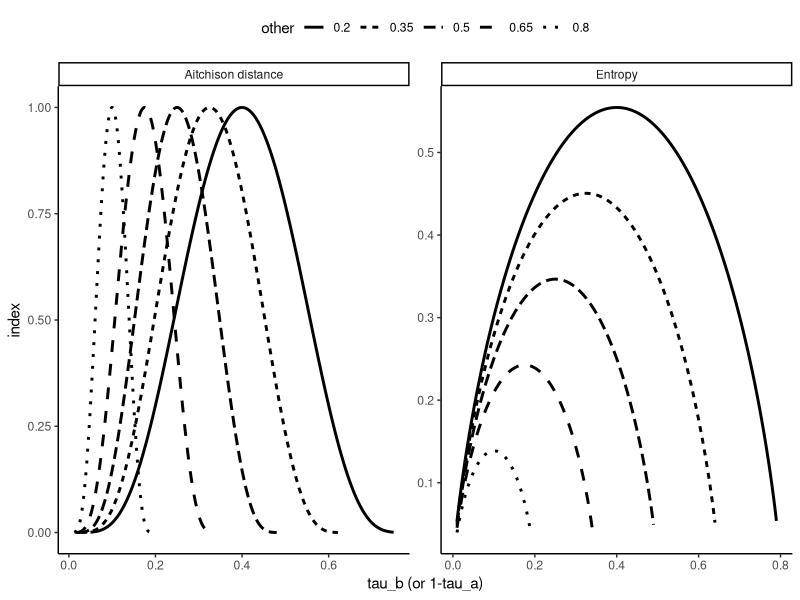
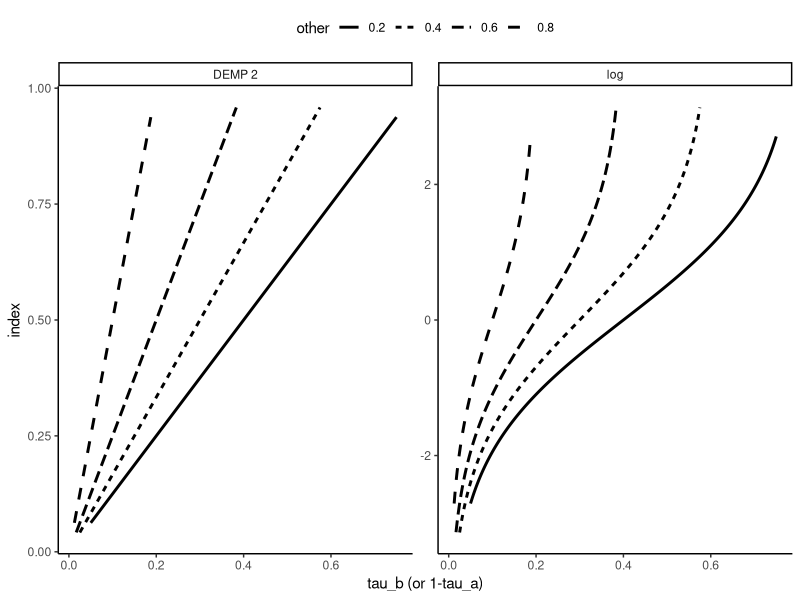
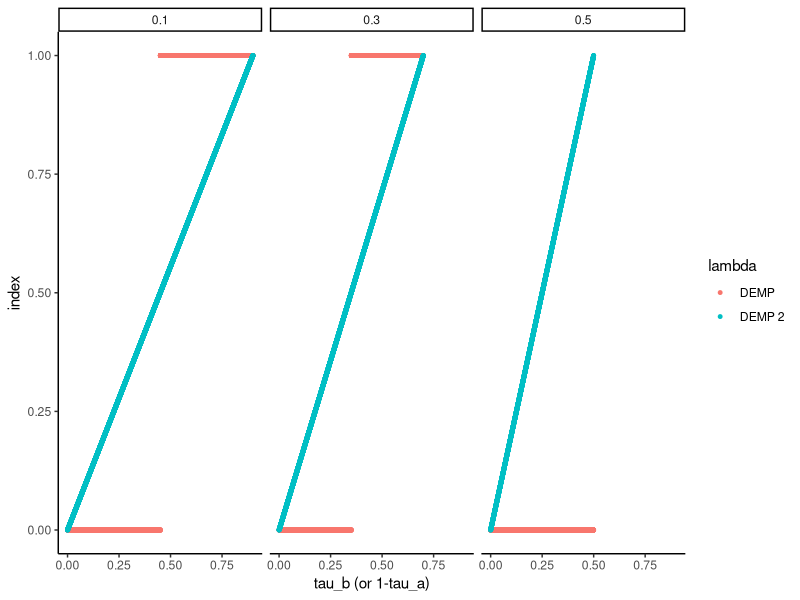
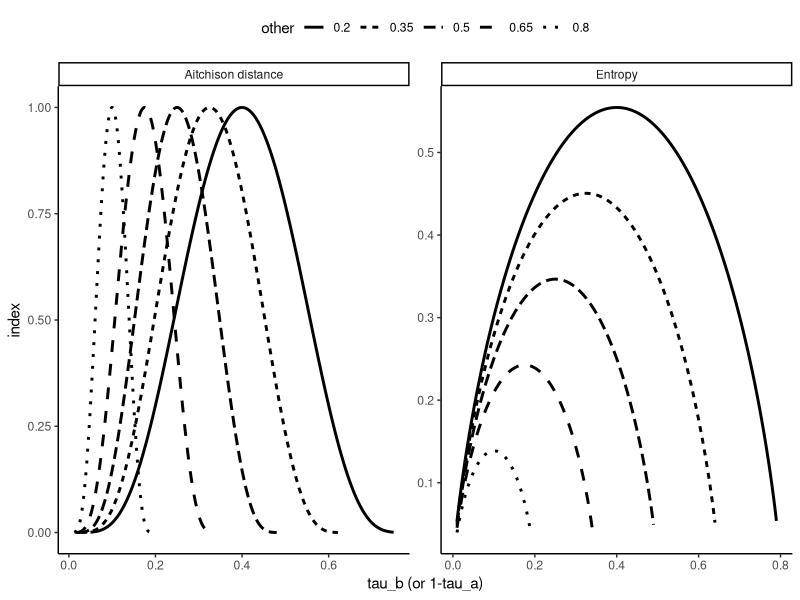
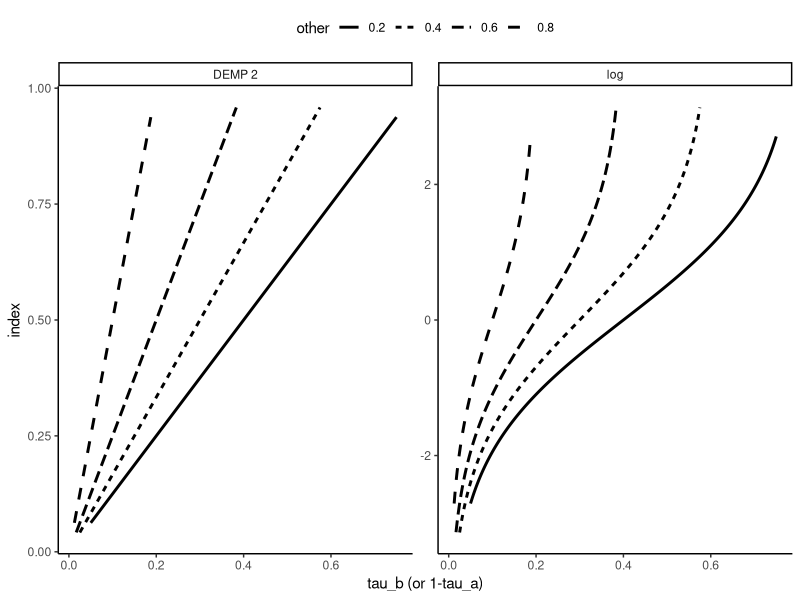

These charts were generated, in order, by the following R code:
library(dplyr)

library(ggplot2)
xlog = function(x) ifelse(x == 0, 0, x * log(x))

epsilon = 0.01
df.entropy = lapply(seq(0.2, 0.8, length.out=5), function(other){
  data_frame(
    tau_a = seq(epsilon, 1-other-epsilon, 0.0001),
    tau_b = 1-other-tau_a,
    index = xlog(tau_a+tau_b) - xlog(tau_a) - xlog(tau_b),
    other = as.character(other),
    lambda = 'Entropy'
  )
}) %>% bind_rows
df.aitchison = lapply(seq(0.2, 0.8, length.out=5), function(other){
  data_frame(
    tau_a = seq(epsilon/other, 1-other-epsilon/other, 0.0001),
    tau_b = 1-other-tau_a,
    index = exp(-log(tau_b/tau_a)^2), #-log(tau_b/tau_a)^2,
    other = as.character(other),
    lambda = 'Aitchison distance'
  )
}) %>% bind_rows %>% subset(index > -5)
df = bind_rows(df.aitchison, df.entropy)

ggplot() +
  geom_line(data=df, aes(x=tau_b, y=index, linetype=other), size=1) +
  facet_wrap(~lambda, nrow=1, scale='free') +
  theme_classic() +
  theme(legend.position='top') +
  xlab('tau_b (or 1-tau_a)')
ggsave(file='figures/entr_dist.pdf', width = 9.5, height = 4.4)

df.demp2 = lapply(seq(0.2, 0.8, length.out=4), function(other){
  data_frame(
    tau_a = seq(epsilon/other, 1-other-epsilon/other, 0.0001),
    tau_b = 1-other-tau_a,
    index = tau_b/(tau_a+tau_b),
    other = as.character(other),
    lambda = 'DEMP 2'
  )
}) %>% bind_rows 
df.log = lapply(seq(0.2, 0.8, length.out=4), function(other){
  data_frame(
    tau_a = seq(epsilon/other, 1-other-epsilon/other, 0.0001),
    tau_b = 1-other-tau_a,
    index = log(tau_b/tau_a),
    other = as.character(other),
    lambda = 'log'
  )
})%>% bind_rows
df = bind_rows(df.demp2, df.log)

ggplot() +
  geom_line(data=df, aes(x=tau_b, y=index, linetype=other), size=1) +
  facet_wrap(~lambda, nrow=1, scale='free') +
  theme_classic() +
  theme(legend.position='top') +
  xlab('tau_b (or 1-tau_a)')
ggsave(file='figures/demp2_log.pdf', width = 9.5, height = 4.4)

df.demp = lapply(c(0.5, 0.3, 0.1), function(other){
  data_frame(
    tau_a = seq(0, 1-other, 0.0001),
    tau_b = 1-other-tau_a,
    index = as.numeric(tau_b > tau_a & tau_b > other),
    other = as.character(other),
    lambda = 'DEMP'
  )
}) %>% bind_rows
df.demp2 = lapply(c(0.5, 0.3, 0.1), function(other){
  data_frame(
    tau_a = seq(0, 1-other, 0.0001),
    tau_b = 1-other-tau_a,
    index = tau_b/(tau_a+tau_b),
    other = as.character(other),
    lambda = 'DEMP 2'
  )
}) %>% bind_rows 

df = bind_rows(df.demp, df.demp2)
ggplot() +
  geom_point(data=df, aes(x=tau_b, y=index, col=lambda), size=1) +
  facet_wrap(~other, nrow=1) +
  theme_classic() +
  xlab('tau_b (or 1-tau_a)')
